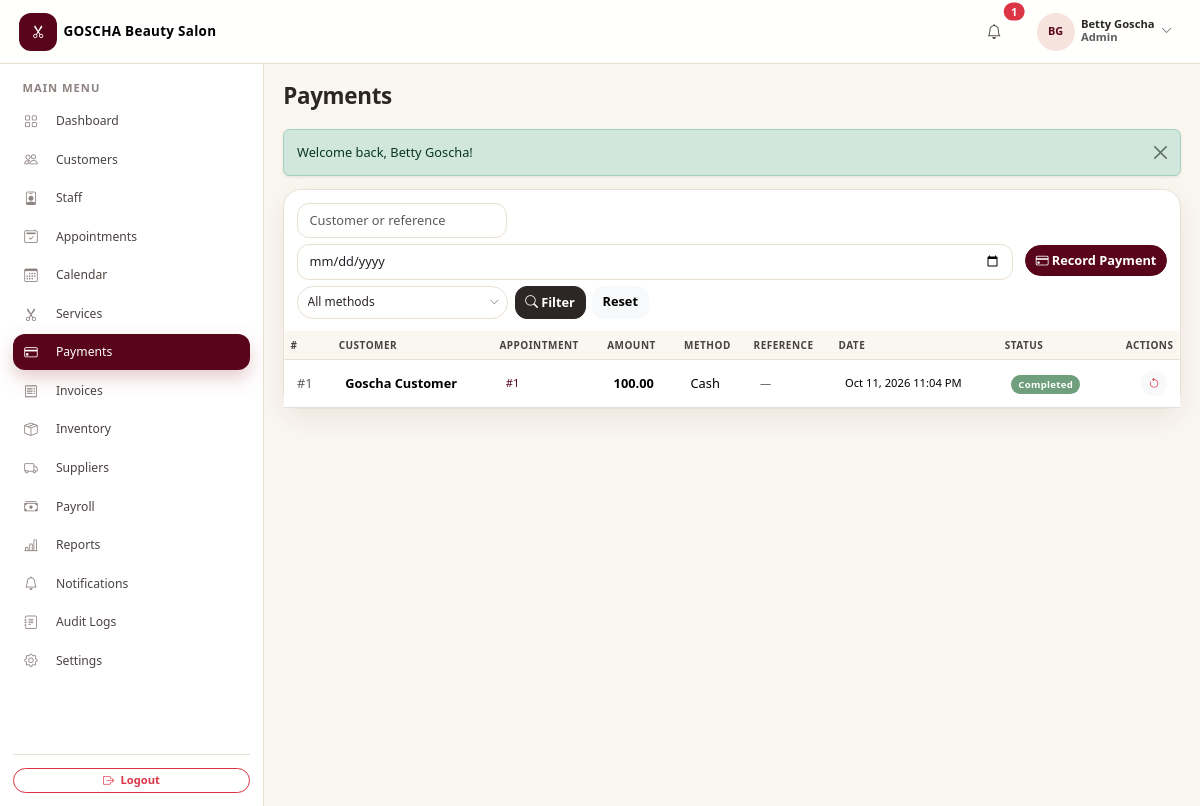
/admin/payments.php (signed in), run on an earlier commit of the app's database.
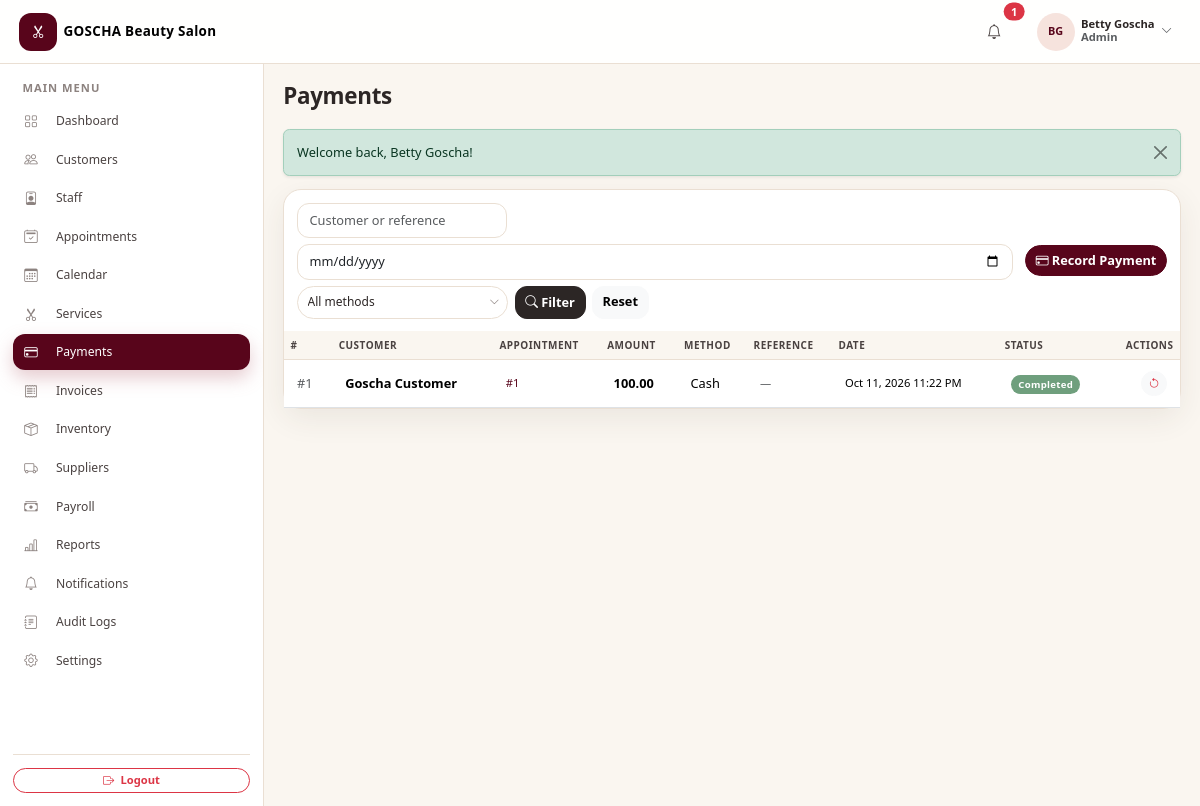
And on a later commit of the database.
### tables this page shows
CREATE TABLE `payments` (
  `id` int(11) NOT NULL AUTO_INCREMENT,
  `salon_id` int(11) NOT NULL,
  `appointment_id` int(11) NOT NULL,
  `customer_id` int(11) NOT NULL,
  `amount` decimal(10,2) NOT NULL DEFAULT 0.00,
  `payment_method` enum('cash','bank_transfer') NOT NULL DEFAULT 'cash',
  `transaction_reference` varchar(100) DEFAULT NULL,
  `payment_date` datetime NOT NULL DEFAULT current_timestamp(),
  `status` enum('completed','refunded') NOT NULL DEFAULT 'completed',
  PRIMARY KEY (`id`),
  KEY `idx_pay_appt` (`appointment_id`),
  KEY `idx_pay_customer` (`customer_id`),
  KEY `idx_payments_salon` (`salon_id`),
  CONSTRAINT `fk_pay_appt` FOREIGN KEY (`appointment_id`) REFERENCES `appointments` (`id`) ON DELETE CASCADE,
  CONSTRAINT `fk_pay_customer` FOREIGN KEY (`customer_id`) REFERENCES `customers` (`id`) ON DELETE CASCADE,
  CONSTRAINT `fk_payments_salon` FOREIGN KEY (`salon_id`) REFERENCES `salons` (`id`)
);

### admin/payments.php (called while the page is built, shortened)
<?php
include __DIR__ . '/../modules/payments.php';

### config/database.php (called while the page is built, shortened)
<?php
function db(): PDO
{
    static $pdo = null;
    if ($pdo === null) {
        $options = [
            PDO::ATTR_ERRMODE            => PDO::ERRMODE_EXCEPTION,
            PDO::ATTR_DEFAULT_FETCH_MODE => PDO::FETCH_ASSOC,
            PDO::ATTR_EMULATE_PREPARES   => false,
        ];
        try {
            $pdo = new PDO(
                'mysql:host=' . DB_HOST . ';dbname=' . DB_NAME . ';charset=utf8mb4',
                DB_USER,
                DB_PASS,
                $options
            );
        } catch (PDOException $e) {
            http_response_code(500);
            exit('Database connection failed. Please check config/database.php and make sure MySQL is running.');
        }
    }
    return $pdo;
}

### modules/payments.php (the view, shortened to what the changed rows need)
<?php
$salonId = (int)current_salon_id();
    ?>
    <?php
$page  = max(1, (int)($_GET['page'] ?? 1));
$perPage = 15;
$where  = [];
$params = [];
$where[]          = 'p.salon_id = :sid';
$params['sid']    = $salonId;
$whereSql = $where ? 'WHERE ' . implode(' AND ', $where) : '';
$stmt = db()->prepare("SELECT COUNT(*) FROM payments p JOIN customers c ON c.id = p.customer_id AND c.salon_id = p.salon_id {$whereSql}");
$stmt->execute($params);
$total = (int)$stmt->fetchColumn();
$pg    = paginate($total, $perPage, $page);
$stmt = db()->prepare(
    "SELECT p.*, CONCAT(c.first_name, ' ', c.last_name) AS customer_name
     FROM payments p JOIN customers c ON c.id = p.customer_id AND c.salon_id = p.salon_id
     {$whereSql}
     ORDER BY p.payment_date DESC
     LIMIT {$perPage} OFFSET {$pg['offset']}"
);
$stmt->execute($params);
$payments = $stmt->fetchAll();
include __DIR__ . '/../includes/header.php';
?>
<div class="card table-card">
    <div class="table-responsive">
        <table class="table table-hover align-middle mb-0">
            <thead><tr><th>#</th><th>Customer</th><th>Appointment</th><th>Amount</th><th>Method</th><th>Reference</th><th>Date</th><th>Status</th><th class="text-end">Actions</th></tr></thead>
            <tbody>
            <?php if (!$payments): ?>
                <tr><td colspan="9"><div class="empty-state">
                    <div class="icon"><i class="bi bi-credit-card"></i></div>
                    <p class="text-muted mb-2">No payments found.</p>
                    <a href="payments.php?action=add" class="btn btn-sm btn-rose rounded-pill">Record a payment</a>
                </div></td></tr>
            <?php else: foreach ($payments as $p): ?>
                <tr>
                    <td class="text-muted">#<?php echo $p['id']; ?></td>
                    <td class="fw-semibold"><?php echo e($p['customer_name']); ?></td>
                    <td class="small"><a href="appointments.php?action=view&id=<?php echo $p['appointment_id']; ?>" class="text-decoration-none">#<?php echo $p['appointment_id']; ?></a></td>
                    <td class="fw-semibold"><?php echo money($p['amount']); ?></td>
                    <td><?php echo e(ucwords(str_replace('_', ' ', $p['payment_method']))); ?></td>
                    <td class="small text-muted"><?php echo $p['transaction_reference'] ? e($p['transaction_reference']) : '—'; ?></td>
                    <td class="small"><?php echo fmt_datetime($p['payment_date']); ?></td>
                    <td><?php echo status_badge($p['status']); ?></td>
                    <td class="text-end">
                        <?php if ($p['status'] === 'completed'): ?>
                            <button type="button" class="btn btn-sm btn-light rounded-pill text-danger"
                                    data-confirm="Mark this payment as refunded?"
                                    data-confirm-action="payments.php?form_action=refund_payment&id=<?php echo $p['id']; ?>"
                                    data-confirm-label="Refund"><i class="bi bi-arrow-counterclockwise"></i></button>
                        <?php endif; ?>
                    </td>
                </tr>
            <?php endforeach; endif; ?>
            </tbody>
        </table>
    </div>
</div>
<?php include __DIR__ . '/../includes/footer.php'; ?>

### includes/functions.php (shortened to what the changed rows need)
<?php
function e($value): string
{
    return htmlspecialchars((string)$value, ENT_QUOTES, 'UTF-8');
}
function money($amount): string
{
    return number_format((float)$amount, 2);
}
function fmt_datetime($datetime): string
{
    return date('M j, Y g:i A', strtotime((string)$datetime));
}
function status_badge(string $status): string
{
    $map = [
        'active'      => 'success',
        'inactive'    => 'secondary',
        'paid'        => 'success',
        'pending'     => 'warning',
        'partial'     => 'info',
        'refunded'    => 'danger',
        'unpaid'      => 'danger',
        'void'        => 'secondary',
        'confirmed'   => 'primary',
        'in_progress' => 'info',
        'completed'   => 'success',
        'cancelled'   => 'danger',
        'no_show'     => 'secondary',
        'waiting'     => 'warning',
        'converted'   => 'success',
    ];
    $class = $map[strtolower($status)] ?? 'secondary';
    return '<span class="badge badge-status bg-' . $class . '">' . e(ucwords(str_replace('_', ' ', $status))) . '</span>';
}
function paginate(int $total, int $perPage, int $page): array
{
    $totalPages = max(1, (int)ceil($total / $perPage));
    $page       = max(1, min($page, $totalPages));
    return [
        'total'       => $total,
        'perPage'     => $perPage,
        'page'        => $page,
        'totalPages'  => $totalPages,
        'offset'      => ($page - 1) * $perPage,
        'hasPrev'     => $page > 1,
        'hasNext'     => $page < $totalPages,
        'prevPage'    => $page - 1,
        'nextPage'    => $page + 1,
    ];
}

What changed in the data, as far as the page shows it:
changed payments "Cash": payment_date "Oct 11, 2026 11:04 PM" → "Oct 11, 2026 11:22 PM"
